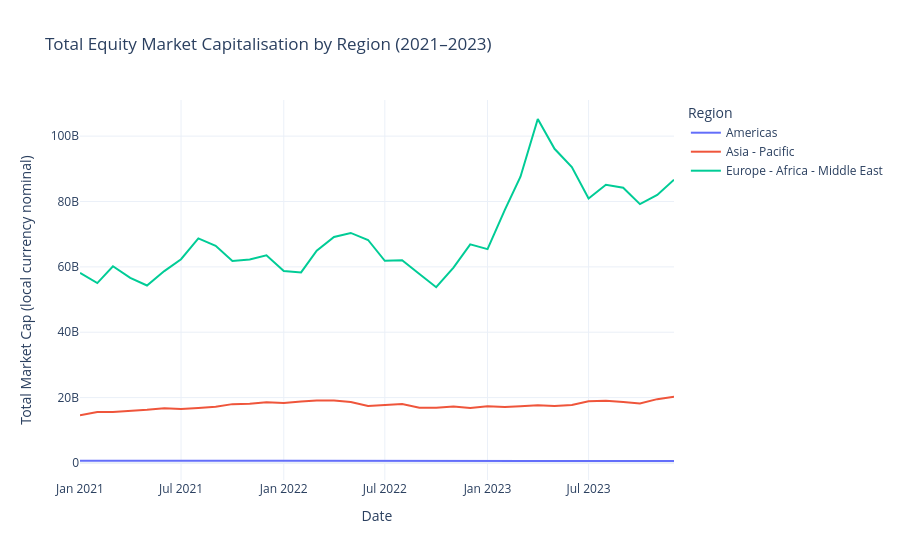

The notebook cell this image was saved under:
### Code cell
fig = px.line(
    region_monthly,
    x='business_date',
    y='total_value',
    color='region',
    title='Total Equity Market Capitalisation by Region (2021–2023)',
    labels={'business_date': 'Date', 'total_value': 'Total Market Cap (local currency nominal)'},
    template='plotly_white'
)
fig.update_layout(legend_title_text='Region', hovermode='x unified')
fig.show()
